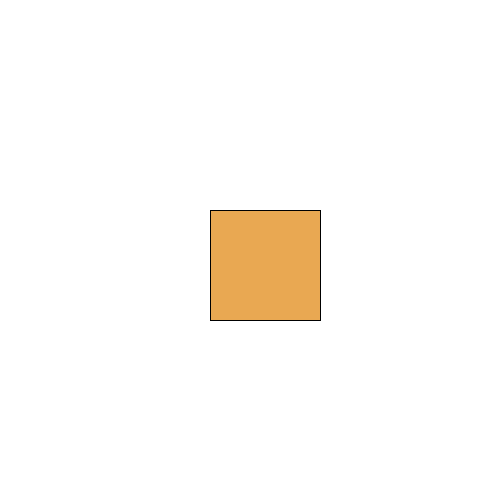
Frame 1 (no input)
Frame 60 (the mouse pressed at the canvas centre just before this capture): identical to frame 1, image omitted
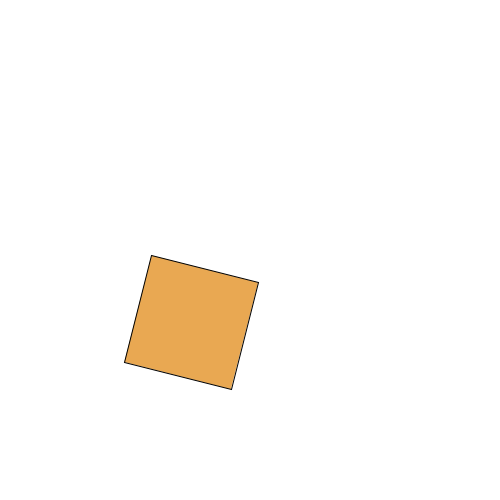
Frame 120 (the mouse held since frame 60 and released just before this capture)

The Processing sketch that drew these frames (run headless with seeded random() and noise(); from frame 60 on, the mouse is pressed at the canvas centre):

// Processing sketch: rotate_corner_Ink
// ── rotate_corner_Ink.pde
void setup(){
  size(500,500);
}
void draw() {
  background(255);
  fill(233,168,82);
  rotate(mouseX/1000.);
  rect(210,210,110,110);
}

//rotate corner
